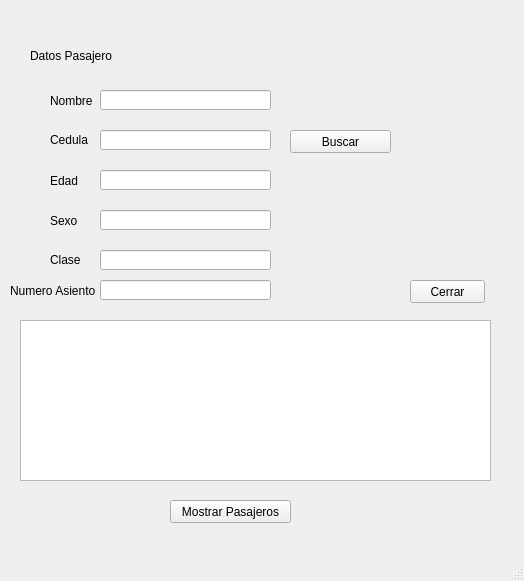
<?xml version="1.0" encoding="UTF-8"?>
<ui version="4.0">
 <class>BuscarPasajero</class>
 <widget class="QMainWindow" name="BuscarPasajero">
  <property name="geometry">
   <rect>
    <x>0</x>
    <y>0</y>
    <width>524</width>
    <height>581</height>
   </rect>
  </property>
  <property name="windowTitle">
   <string>Buscar Pasajero</string>
  </property>
  <widget class="QWidget" name="centralwidget">
   <widget class="QLabel" name="label">
    <property name="geometry">
     <rect>
      <x>30</x>
      <y>40</y>
      <width>171</width>
      <height>31</height>
     </rect>
    </property>
    <property name="text">
     <string>Datos Pasajero</string>
    </property>
   </widget>
   <widget class="QLabel" name="label_2">
    <property name="geometry">
     <rect>
      <x>50</x>
      <y>90</y>
      <width>47</width>
      <height>21</height>
     </rect>
    </property>
    <property name="text">
     <string>Nombre</string>
    </property>
   </widget>
   <widget class="QLineEdit" name="txtNombre">
    <property name="geometry">
     <rect>
      <x>100</x>
      <y>90</y>
      <width>171</width>
      <height>20</height>
     </rect>
    </property>
   </widget>
   <widget class="QLabel" name="label_3">
    <property name="geometry">
     <rect>
      <x>50</x>
      <y>130</y>
      <width>61</width>
      <height>20</height>
     </rect>
    </property>
    <property name="text">
     <string>Cedula</string>
    </property>
   </widget>
   <widget class="QLineEdit" name="txtCedula">
    <property name="geometry">
     <rect>
      <x>100</x>
      <y>130</y>
      <width>171</width>
      <height>20</height>
     </rect>
    </property>
   </widget>
   <widget class="QPushButton" name="btnBuscar">
    <property name="geometry">
     <rect>
      <x>290</x>
      <y>130</y>
      <width>101</width>
      <height>23</height>
     </rect>
    </property>
    <property name="text">
     <string>Buscar</string>
    </property>
   </widget>
   <widget class="QLabel" name="label_4">
    <property name="geometry">
     <rect>
      <x>50</x>
      <y>170</y>
      <width>47</width>
      <height>21</height>
     </rect>
    </property>
    <property name="text">
     <string>Edad</string>
    </property>
   </widget>
   <widget class="QLineEdit" name="txtEdad">
    <property name="geometry">
     <rect>
      <x>100</x>
      <y>170</y>
      <width>171</width>
      <height>20</height>
     </rect>
    </property>
   </widget>
   <widget class="QLabel" name="label_5">
    <property name="geometry">
     <rect>
      <x>50</x>
      <y>210</y>
      <width>47</width>
      <height>21</height>
     </rect>
    </property>
    <property name="text">
     <string>Sexo</string>
    </property>
   </widget>
   <widget class="QLineEdit" name="txtSexo">
    <property name="geometry">
     <rect>
      <x>100</x>
      <y>210</y>
      <width>171</width>
      <height>20</height>
     </rect>
    </property>
   </widget>
   <widget class="QLabel" name="label_6">
    <property name="geometry">
     <rect>
      <x>10</x>
      <y>280</y>
      <width>91</width>
      <height>21</height>
     </rect>
    </property>
    <property name="text">
     <string>Numero Asiento</string>
    </property>
   </widget>
   <widget class="QLineEdit" name="txtNumeroAsiento">
    <property name="geometry">
     <rect>
      <x>100</x>
      <y>280</y>
      <width>171</width>
      <height>20</height>
     </rect>
    </property>
   </widget>
   <widget class="QPushButton" name="btnCerrar">
    <property name="geometry">
     <rect>
      <x>410</x>
      <y>280</y>
      <width>75</width>
      <height>23</height>
     </rect>
    </property>
    <property name="text">
     <string>Cerrar</string>
    </property>
   </widget>
   <widget class="QTextEdit" name="txtMostrarPasajeros">
    <property name="geometry">
     <rect>
      <x>20</x>
      <y>320</y>
      <width>471</width>
      <height>161</height>
     </rect>
    </property>
   </widget>
   <widget class="QPushButton" name="btnMostrarPasajeros">
    <property name="geometry">
     <rect>
      <x>170</x>
      <y>500</y>
      <width>121</width>
      <height>23</height>
     </rect>
    </property>
    <property name="text">
     <string>Mostrar Pasajeros</string>
    </property>
   </widget>
   <widget class="QLabel" name="NumeroAsiento">
    <property name="geometry">
     <rect>
      <x>50</x>
      <y>250</y>
      <width>81</width>
      <height>20</height>
     </rect>
    </property>
    <property name="text">
     <string>Clase</string>
    </property>
   </widget>
   <widget class="QLineEdit" name="txtClase">
    <property name="geometry">
     <rect>
      <x>100</x>
      <y>250</y>
      <width>171</width>
      <height>20</height>
     </rect>
    </property>
   </widget>
  </widget>
  <widget class="QMenuBar" name="menubar">
   <property name="geometry">
    <rect>
     <x>0</x>
     <y>0</y>
     <width>524</width>
     <height>21</height>
    </rect>
   </property>
  </widget>
  <widget class="QStatusBar" name="statusbar"/>
 </widget>
 <resources/>
 <connections/>
</ui>
